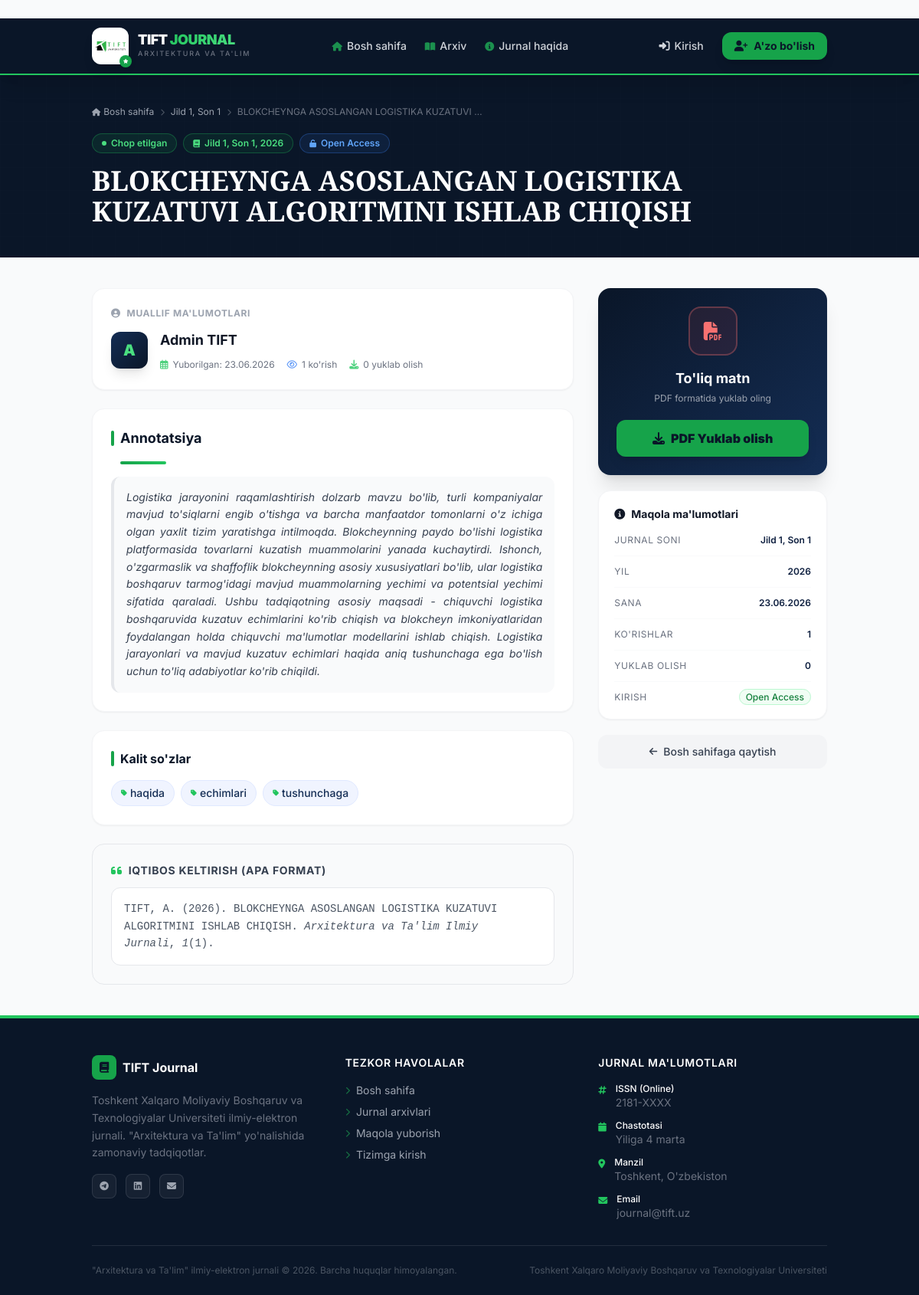
The app's page /article/9/ with its own data.
### journal/models.py (models this page shows, shortened)
class Article(models.Model):
    STATUS_CHOICES = (
        ('submitted', 'Yuborildi'),
        ('under_review', 'Taqriz jarayonida'),
        ('accepted', 'Qabul qilindi'),
        ('rejected', 'Rad etildi'),
        ('published', 'Chop etildi'),
    )
    title = models.CharField(max_length=500, verbose_name="Maqola sarlavhasi")
    abstract = models.TextField(verbose_name="Annotatsiya / Abstract")
    keywords = models.CharField(max_length=255, verbose_name="Kalit so'zlar (vergul bilan ajrating)")
    author = models.ForeignKey(User, on_delete=models.CASCADE, related_name='articles', verbose_name="Muallif")
    issue = models.ForeignKey(JournalIssue, on_delete=models.SET_NULL, null=True, blank=True, related_name='articles', verbose_name="Jurnal soni")
    status = models.CharField(max_length=15, choices=STATUS_CHOICES, default='submitted', verbose_name="Maqola holati")
    pdf_file = models.FileField(upload_to=article_upload_path, verbose_name="PDF Fayl")
    views_count = models.PositiveIntegerField(default=0, verbose_name="Ko'rishlar soni")
    downloads_count = models.PositiveIntegerField(default=0, verbose_name="Yuklab olishlar soni")
    created_at = models.DateTimeField(auto_now_add=True, verbose_name="Yuborilgan sana")
    updated_at = models.DateTimeField(auto_now=True)
    class Meta:
        ordering = ['-created_at']
        verbose_name = "Maqola"
        verbose_name_plural = "Maqolalar"

class JournalIssue(models.Model):
    volume = models.PositiveIntegerField(verbose_name="Jurnal jildi (Volume)")
    number = models.PositiveIntegerField(verbose_name="Jurnal soni (Issue)")
    year = models.PositiveIntegerField(verbose_name="Chop etilgan yili")
    is_published = models.BooleanField(default=False, verbose_name="Saytda ko'rsatish")
    created_at = models.DateTimeField(auto_now_add=True)
    class Meta:
        ordering = ['-year', '-volume', '-number']
        verbose_name = "Jurnal soni"
        verbose_name_plural = "Jurnal sonlari"

class User(AbstractUser):
    ROLE_CHOICES = (
        ('author', 'Muallif'),
        ('reviewer', 'Taqrizchi'),
        ('editor', 'Muharrir'),
    )
    role        = models.CharField(max_length=10, choices=ROLE_CHOICES, default='author')
    institution = models.CharField(max_length=255, blank=True, verbose_name="Ish/O'qish joyi")
    avatar      = models.ImageField(upload_to=user_avatar_path, null=True, blank=True, verbose_name="Profil rasmi")
    bio         = models.TextField(blank=True, verbose_name="O'zim haqimda")
    phone       = models.CharField(max_length=20, blank=True, verbose_name="Telefon raqam")

### journal/views.py (the view)
# urls.py: path('article/<int:pk>/', views.article_detail, name='article_detail'),
def article_detail(request, pk):
    article = get_object_or_404(Article, pk=pk)
    if not request.session.get(f'viewed_article_{pk}'):
        article.views_count += 1
        article.save()
        request.session[f'viewed_article_{pk}'] = True
    return render(request, 'article_detail.html', {'article': article})

### templates/article_detail.html (shortened to what this page needs)
﻿{% extends 'base.html' %}
{% load static %}
{% block content %}
<div class="bg-navy-900 text-white py-10 relative overflow-hidden">
    <div class="absolute inset-0 opacity-5"
         style="background-image: linear-gradient(rgba(255,255,255,0.1) 1px, transparent 1px), linear-gradient(90deg, rgba(255,255,255,0.1) 1px, transparent 1px); background-size: 30px 30px;"></div>
    <div class="site-container px-4 relative">
        <nav class="flex items-center gap-2 text-xs text-gray-400 mb-5">
            <a href="{% url 'index' %}" class="hover:text-green-400 transition-colors flex items-center gap-1">
                <i class="fas fa-home text-[10px]"></i> Bosh sahifa
            </a>
            <i class="fas fa-chevron-right text-[9px] text-gray-600"></i>
            {% if article.issue %}
                <a href="{% url 'issue_detail' article.issue.pk %}" class="hover:text-green-400 transition-colors">
                    Jild {{ article.issue.volume }}, Son {{ article.issue.number }}
                </a>
                <i class="fas fa-chevron-right text-[9px] text-gray-600"></i>
            {% endif %}
            <span class="text-gray-500 truncate max-w-xs">{{ article.title|truncatewords:8 }}</span>
        </nav>
        <div class="flex flex-wrap gap-2 mb-4">
            <span class="inline-flex items-center gap-1.5 bg-green-500/10 border border-green-500/30 text-green-400 px-3 py-1 rounded-full text-xs font-semibold">
                <span class="w-1.5 h-1.5 bg-green-400 rounded-full"></span>
                Chop etilgan
            </span>
            {% if article.issue %}
                <span class="inline-flex items-center gap-1.5 bg-green-600/10 border border-green-500/30 text-green-400 px-3 py-1 rounded-full text-xs font-semibold">
                    <i class="fas fa-book text-[10px]"></i>
                    Jild {{ article.issue.volume }}, Son {{ article.issue.number }}, {{ article.issue.year }}
                </span>
            {% endif %}
            <span class="inline-flex items-center gap-1.5 bg-blue-500/10 border border-blue-500/30 text-blue-400 px-3 py-1 rounded-full text-xs font-semibold">
                <i class="fas fa-unlock text-[10px]"></i>
                Open Access
            </span>
        </div>
        <h1 class="font-serif text-2xl md:text-3xl lg:text-4xl font-bold leading-tight text-white max-w-4xl">
            {{ article.title }}
        </h1>
    </div>
</div>
<div class="site-container px-4 py-10">
    <div class="grid grid-cols-1 lg:grid-cols-3 gap-8">
        <div class="lg:col-span-2 space-y-6">
            <div class="bg-white rounded-2xl border border-gray-100 p-6 shadow-sm">
                <h2 class="text-xs font-bold text-gray-400 uppercase tracking-wider mb-4 flex items-center gap-2">
                    <i class="fas fa-user-circle text-navy-400"></i> Muallif ma'lumotlari
                </h2>
                <div class="flex items-start gap-4">
                    <div class="w-12 h-12 bg-gradient-to-br from-navy-700 to-navy-900 rounded-xl flex items-center justify-center text-green-400 font-black text-xl shadow-lg flex-shrink-0">
                        {{ article.author.get_full_name|default:article.author.username|first|upper }}
                    </div>
                    <div>
                        <div class="font-bold text-gray-900 text-lg leading-tight">
                            {{ article.author.get_full_name|default:article.author.username }}
                        </div>
                        <div class="flex flex-wrap gap-4 mt-3 text-xs text-gray-500">
                            <span class="flex items-center gap-1.5">
                                <i class="far fa-calendar-alt text-green-500/80"></i>
                                Yuborilgan: {{ article.created_at|date:"d.m.Y" }}
                            </span>
                            <span class="flex items-center gap-1.5">
                                <i class="far fa-eye text-blue-500/80"></i>
                                {{ article.views_count }} ko'rish
                            </span>
                            <span class="flex items-center gap-1.5">
                                <i class="fas fa-download text-green-500/80"></i>
                                {{ article.downloads_count }} yuklab olish
                            </span>
                        </div>
                    </div>
                </div>
            </div>
            <div class="bg-white rounded-2xl border border-gray-100 p-6 shadow-sm">
                <h2 class="font-bold text-navy-900 text-lg mb-4 flex items-center gap-2">
                    <span class="w-1 h-5 bg-green-600 rounded-full block"></span>
                    Annotatsiya
                </h2>
                <div class="section-divider mb-4 ml-3"></div>
                <p class="text-gray-700 leading-relaxed text-justify italic bg-gray-50 p-4 rounded-xl border-l-4 border-navy-300 text-sm" style="word-break: break-word; overflow-wrap: break-word;">
                    {{ article.abstract }}
                </p>
            </div>
            <div class="bg-white rounded-2xl border border-gray-100 p-6 shadow-sm">
                <h2 class="font-bold text-navy-900 text-base mb-4 flex items-center gap-2">
                    <span class="w-1 h-5 bg-green-600 rounded-full block"></span>
                    Kalit so'zlar
                </h2>
                <div class="flex flex-wrap gap-2">
                    {% for tag in article.keywords.split %}
                        <span class="inline-flex items-center gap-1 bg-navy-50 text-navy-700 border border-navy-100 px-3 py-1.5 rounded-full text-sm font-medium hover:bg-navy-100 transition-colors cursor-default">
                            <i class="fas fa-tag text-[9px] text-green-500"></i>
                            {{ tag|cut:"," }}
                        </span>
                    {% endfor %}
                </div>
            </div>
            <div class="bg-gray-50 rounded-2xl border border-gray-200 p-6">
                <h2 class="font-bold text-gray-700 text-sm mb-3 flex items-center gap-2 uppercase tracking-wider">
                    <i class="fas fa-quote-left text-green-500 text-base"></i>
                    Iqtibos keltirish (APA format)
                </h2>
                <div class="bg-white border border-gray-200 rounded-xl p-4 relative group">
                    <p class="text-sm text-gray-600 font-mono leading-relaxed pr-8" id="citationText">
                        {{ article.author.last_name }}, {{ article.author.first_name|slice:":1" }}. ({{ article.issue.year|default:"2026" }}). {{ article.title }}. <em>Arxitektura va Ta'lim Ilmiy Jurnali</em>{% if article.issue %}, <em>{{ article.issue.volume }}</em>({{ article.issue.number }}){% endif %}.
                    </p>
                </div>
            </div>
        </div>
        <aside class="space-y-5">
            <div class="bg-gradient-to-br from-navy-900 to-navy-700 rounded-2xl p-6 text-white shadow-xl text-center">
                <div class="w-16 h-16 bg-red-500/10 border-2 border-red-400/30 rounded-2xl flex items-center justify-center mx-auto mb-4">
                    <i class="fas fa-file-pdf text-red-400 text-2xl"></i>
                </div>
                <h3 class="font-bold text-lg mb-1">To'liq matn</h3>
                <p class="text-gray-400 text-xs mb-5">PDF formatida yuklab oling</p>
                <a href="{{ article.pdf_file.url }}"
                   class="block w-full bg-green-600 hover:bg-green-500 text-navy-900 font-black py-3 rounded-xl transition-all hover:scale-105 shadow-lg hover:shadow-green-500/30 flex items-center justify-center gap-2" download>
                    <i class="fas fa-download"></i>
                    PDF Yuklab olish
                </a>
            </div>
            <div class="bg-white rounded-2xl border border-gray-100 p-5 shadow-sm">
                <h3 class="font-bold text-gray-900 text-sm mb-4 flex items-center gap-2">
                    <i class="fas fa-info-circle text-navy-500 text-sm"></i>
                    Maqola ma'lumotlari
                </h3>
                <dl class="space-y-3 text-sm">
                    {% if article.issue %}
                        <div class="flex justify-between items-start">
                            <dt class="text-gray-500 text-xs uppercase tracking-wider">Jurnal soni</dt>
                            <dd class="font-semibold text-navy-800 text-right text-xs">
                                <a href="{% url 'issue_detail' article.issue.pk %}" class="hover:text-green-600 transition-colors">
                                    Jild {{ article.issue.volume }}, Son {{ article.issue.number }}
                                </a>
                            </dd>
                        </div>
                        <div class="border-t border-gray-50"></div>
                        <div class="flex justify-between">
                            <dt class="text-gray-500 text-xs uppercase tracking-wider">Yil</dt>
                            <dd class="font-semibold text-navy-800 text-xs">{{ article.issue.year }}</dd>
                        </div>
                        <div class="border-t border-gray-50"></div>
                    {% endif %}
                    <div class="flex justify-between">
                        <dt class="text-gray-500 text-xs uppercase tracking-wider">Sana</dt>
                        <dd class="font-semibold text-navy-800 text-xs">{{ article.created_at|date:"d.m.Y" }}</dd>
                    </div>
                    <div class="border-t border-gray-50"></div>
                    <div class="flex justify-between">
                        <dt class="text-gray-500 text-xs uppercase tracking-wider">Ko'rishlar</dt>
                        <dd class="font-semibold text-navy-800 text-xs">{{ article.views_count }}</dd>
                    </div>
                    <div class="border-t border-gray-50"></div>
                    <div class="flex justify-between">
                        <dt class="text-gray-500 text-xs uppercase tracking-wider">Yuklab olish</dt>
                        <dd class="font-semibold text-navy-800 text-xs">{{ article.downloads_count }}</dd>
                    </div>
                    <div class="border-t border-gray-50"></div>
                    <div class="flex justify-between">
                        <dt class="text-gray-500 text-xs uppercase tracking-wider">Kirish</dt>
                        <dd class="text-xs">
                            <span class="bg-green-50 text-green-700 border border-green-200 px-2 py-0.5 rounded-full font-medium">
                                Open Access
                            </span>
                        </dd>
                    </div>
                </dl>
            </div>
            <a href="{% url 'index' %}"
               class="flex items-center justify-center gap-2 bg-gray-100 hover:bg-gray-200 text-gray-700 px-4 py-3 rounded-xl text-sm font-medium transition-colors w-full">
                <i class="fas fa-arrow-left text-xs"></i>
                Bosh sahifaga qaytish
            </a>
        </aside>
    </div>
</div>
{% endblock %}

### templates/base.html (style rules this page uses)
body { font-family: 'Inter', sans-serif; }
.site-container { width: 100%; padding-left: 1rem; padding-right: 1rem; margin-left: auto; margin-right: auto; }
@media (min-width: 640px) { .site-container { max-width: 640px; padding-left: 1.5rem; padding-right: 1.5rem; } }
@media (min-width: 768px) { .site-container { max-width: 768px; } }
@media (min-width: 1024px) { .site-container { max-width: 1024px; padding-left: 2rem; padding-right: 2rem; } }
.section-divider { width: 60px; height: 4px; background: linear-gradient(90deg, #16a34a, #22c55e); border-radius: 2px; }

### records on screen
Article: issue.volume "1", issue.number "1", title "BLOKCHEYNGA ASOSLANGAN LOGISTIKA KUZATUVI…", issue.year "2026", title "BLOKCHEYNGA ASOSLANGAN LOGISTIKA KUZATUVI ALGORITMINI ISHLAB CHIQISH", author.get_full_name|first "A", author.get_full_name "Admin TIFT", created_at "23.06.2026", views_count "1", downloads_count "0", abstract "Logistika jarayonini raqamlashtirish dolzarb mavzu bo'lib, turli kompaniyalar mavjud to'siqlarni engib o'tishga va barcha manfaatdor tomonlarni o'z ichiga olgan yaxlit tizim yaratishga intilmoqda. Blokcheynning paydo bo'lishi logistika platformasida tovarlarni kuzatish muammolarini yanada kuchaytirdi. Ishonch, o'zgarmaslik va shaffoflik blokcheynning asosiy xususiyatlari bo'lib, ular logistika boshqaruv tarmog'idagi mavjud muammolarning yechimi va potentsial yechimi sifatida qaraladi. Ushbu tadqiqotning asosiy maqsadi - chiquvchi logistika boshqaruvida kuzatuv echimlarini ko'rib chiqish va blokcheyn imkoniyatlaridan foydalangan holda chiquvchi ma'lumotlar modellarini ishlab chiqish.…", author.last_name "TIFT", author.first_name "A"

### other values on screen
{{ tag|cut:"," }} "haqida" "echimlari" "tushunchaga"
